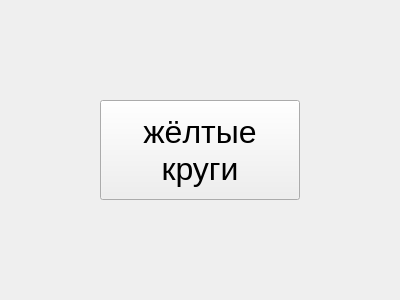
<?xml version="1.0" encoding="UTF-8"?>
<ui version="4.0">
 <class>Form</class>
 <widget class="QWidget" name="Form">
  <property name="geometry">
   <rect>
    <x>0</x>
    <y>0</y>
    <width>400</width>
    <height>300</height>
   </rect>
  </property>
  <property name="windowTitle">
   <string>жЁлтые крУги</string>
  </property>
  <widget class="QPushButton" name="btn">
   <property name="geometry">
    <rect>
     <x>100</x>
     <y>100</y>
     <width>200</width>
     <height>100</height>
    </rect>
   </property>
   <property name="font">
    <font>
     <family>Arial</family>
     <pointsize>24</pointsize>
    </font>
   </property>
   <property name="text">
    <string>жёлтые
круги</string>
   </property>
  </widget>
 </widget>
 <resources/>
 <connections/>
</ui>
